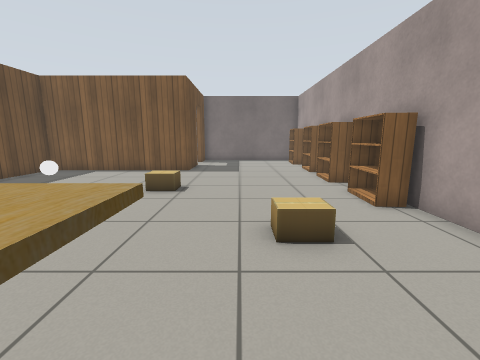
View 1 (above)

19 first-person views from a walk through a Gazebo world. The camera is 0.9 m above the floor, tilts 10° down and sees 90° across. The floor is counted in squares, 0.5 m on a side. Each view is taken from the middle of a square. On the plan, view 1 faces up. The plan holds only what a view shows up to about 14 squares ahead; the rest is blank. Simple patterns stand in for the simulator's built-in surfaces. Some stock models are drawn as simple stand-ins.

View 2
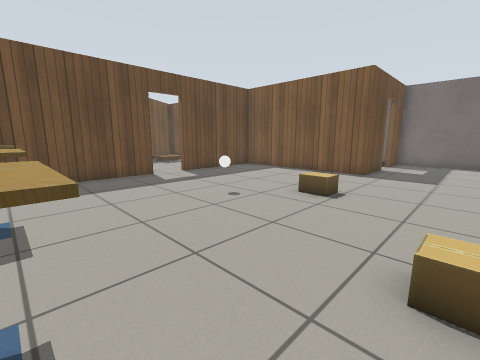

View 3
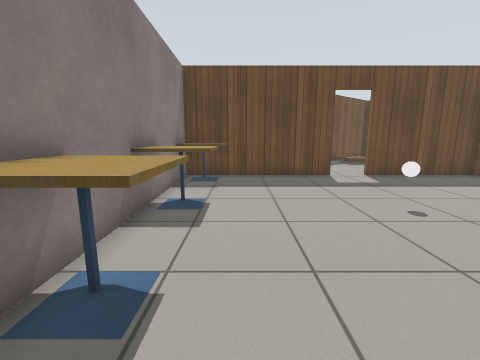

View 4
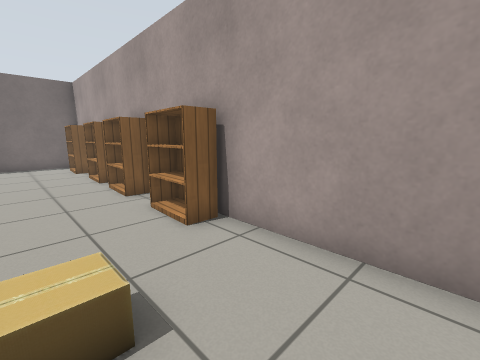

View 5
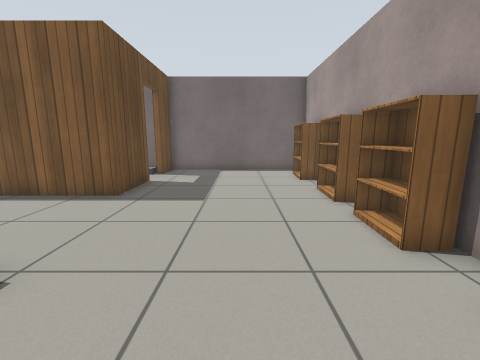

View 6
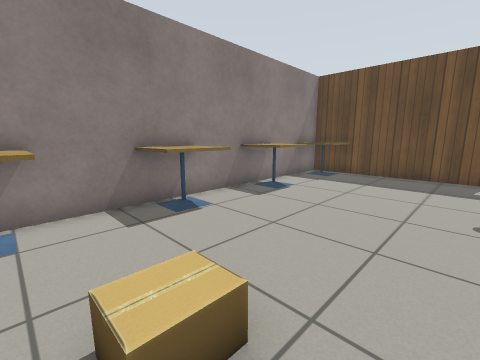

View 7
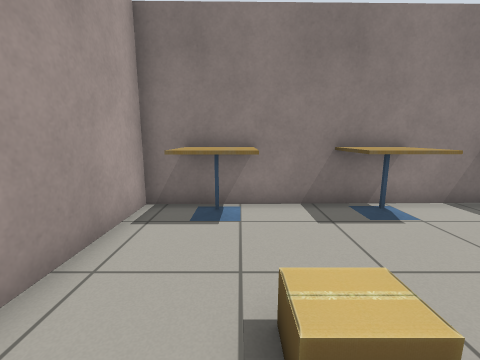

View 8
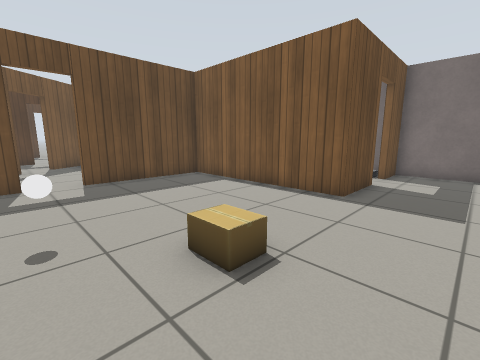

View 9
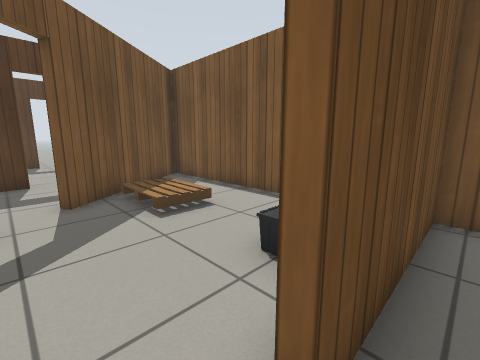

View 10
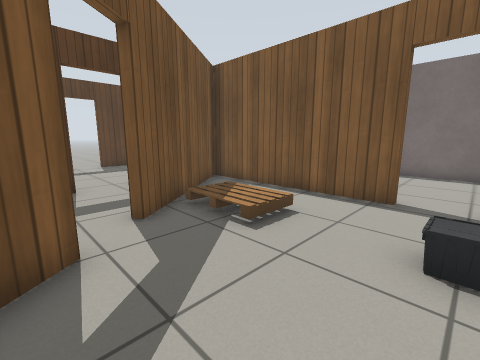

View 11
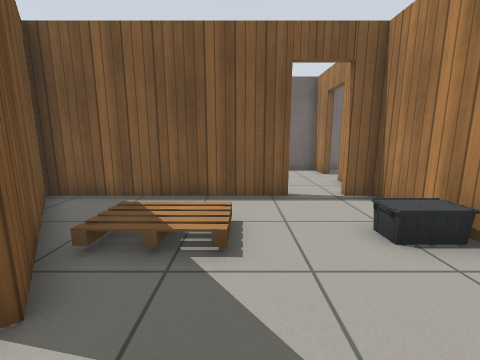

View 12
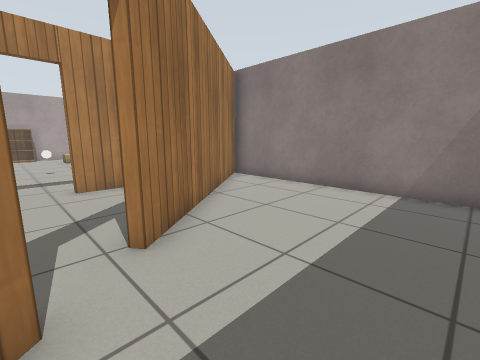

View 13
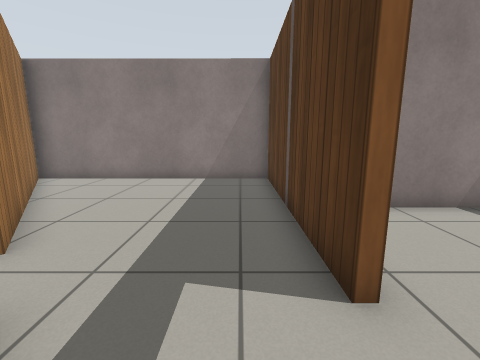

View 14
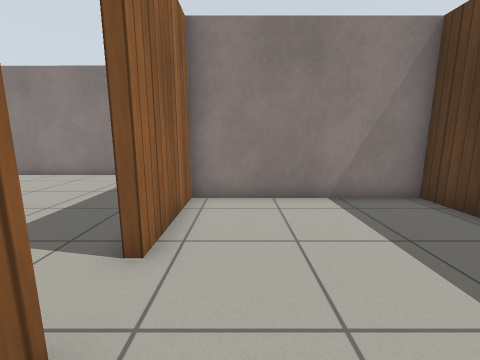

View 15
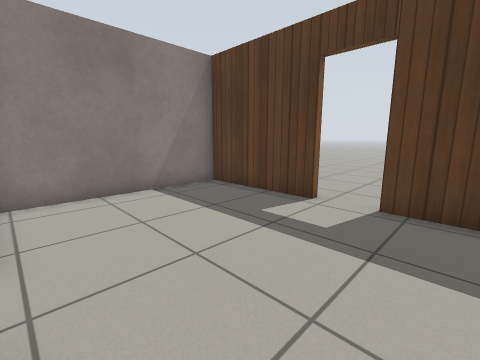

View 16
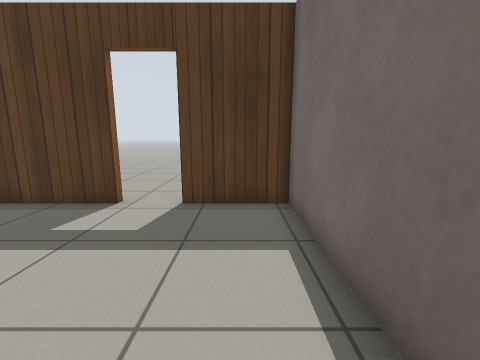

View 17
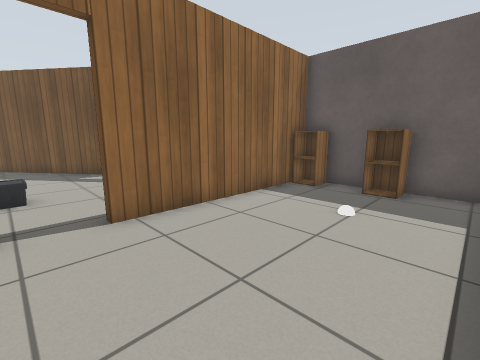

View 18
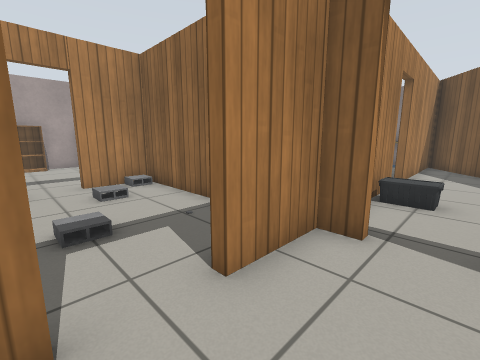

View 19
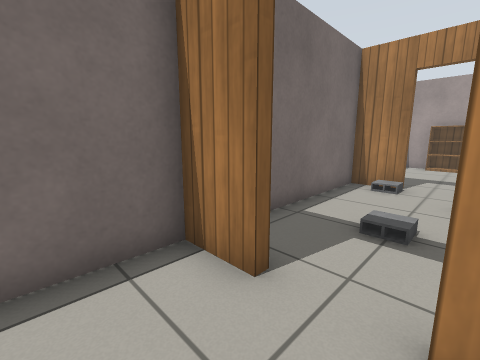

### Floor plan
Points are (right, up) in squares from view 1. A wall is a line through its corners. A room is listed if a view was taken in it or the views show most of it. See-through windows are left out.
Room 1 (views 1, 2, 3, 4, 5, 6, 7, 8, 9)
walls: (-2.8, 16.1) (-2.8, 13.3) (-10.5, 13.3) (-10.5, 8.1); (-10.5, 6.5) (-10.5, -0.6) (4.6, -0.4) (4.6, 19.5) (-2.8, 19.5) (-2.8, 17.7); (-11.8, 1.1) (-10.8, -0.3)
ways out: open door at (-11, 7.5) to room 2; open door at (-3, 16.5) to room 6
objects: cafe table (-10, 0) to (-9, 1); cafe table (-6, 0) to (-5, 1); white ball (-5, 6); cardboard box (-3, 8) to (-2, 9); cafe table (-2, 0) to (-1, 1); cardboard box (1, 4); cafe table (2, 0) to (3, 1); bookshelf (4, 6) to (4, 8); bookshelf (4, 10) to (4, 11); bookshelf (4, 13) to (4, 14); bookshelf (4, 16) to (4, 18)
Room 2 (views 10, 11)
walls: (-16.1, 6.8) (-11.8, 1.1); (-10.8, 8.1) (-10.8, 13.3) (-11.7, 13.3); (-13.5, 13.3) (-21.1, 13.3) (-17.1, 8.1); (-10.8, -0.3) (-10.8, 6.4)
ways out: open door at (-11, 7.5) to room 1; open door at (-16.7, 7.3) to room 3; open door at (-12.5, 13.5) to room 5
objects: pallet (-17, 10) to (-15, 11); other object (-12, 10)
Room 3 (views 12, 13)
walls: (-21.2, 7.6) (-21.2, -0.8) (-11, -0.6) (-16.4, 6.6)
ways out: open door at (-16.7, 7.3) to room 2; open door at (-21, 8.5) to room 4
Room 4 (views 14, 15, 16)
walls: (-28.4, 8.6) (-28.4, 3.9) (-21.5, 3.9) (-21.5, 7.6); (-23.1, 13.3) (-28.4, 13.3) (-28.4, 10.4)
ways out: open door at (-21, 8.5) to room 3; open door at (-28.5, 9.5)
Room 5 (views 17, 18, 19)
walls: (-19.2, 13.6) (-13.5, 13.6); (-10.8, 17.9) (-10.8, 19.5) (-14.7, 19.5); (-11.7, 13.6) (-10.8, 13.6) (-10.8, 16.1); (-21.2, 19.1) (-21.2, 14.5)
ways out: open door at (-12.5, 13.5) to room 2; open door at (-11, 17) to room 6
objects: cabinet (-21, 14) to (-20, 14); cabinet (-21, 17) to (-20, 17); white ball (-18, 17)
Room 6 (no view inside)
walls: (-7.4, 13.6) (-3.1, 13.6) (-3.1, 16.1); (-3.1, 17.7) (-3.1, 19.5) (-10, 19.5)
ways out: open door at (-3, 16.5) to room 1; open door at (-11, 17) to room 5
objects: cinder block (-8, 17); cinder block (-5, 16); cinder block (-4, 14); cinder block (-4, 18)

Positions as (right, up) in squares from view 1, and headings:
1: (0, 0), facing up
2: (1, 1), facing up-left
3: (1, 2), facing left
4: (1, 2), facing up-right
5: (1, 6), facing up
6: (2, 6), facing down-left
7: (2, 6), facing down
8: (0, 6), facing up-left
9: (-10, 7), facing up-left
10: (-12, 6), facing up-left
11: (-15, 6), facing up
12: (-20, 8), facing down-right
13: (-20, 10), facing down
14: (-23, 11), facing down
15: (-22, 12), facing down-left
16: (-22, 12), facing left
17: (-12, 19), facing down-left
18: (-13, 18), facing down-right
19: (-13, 16), facing up-right
